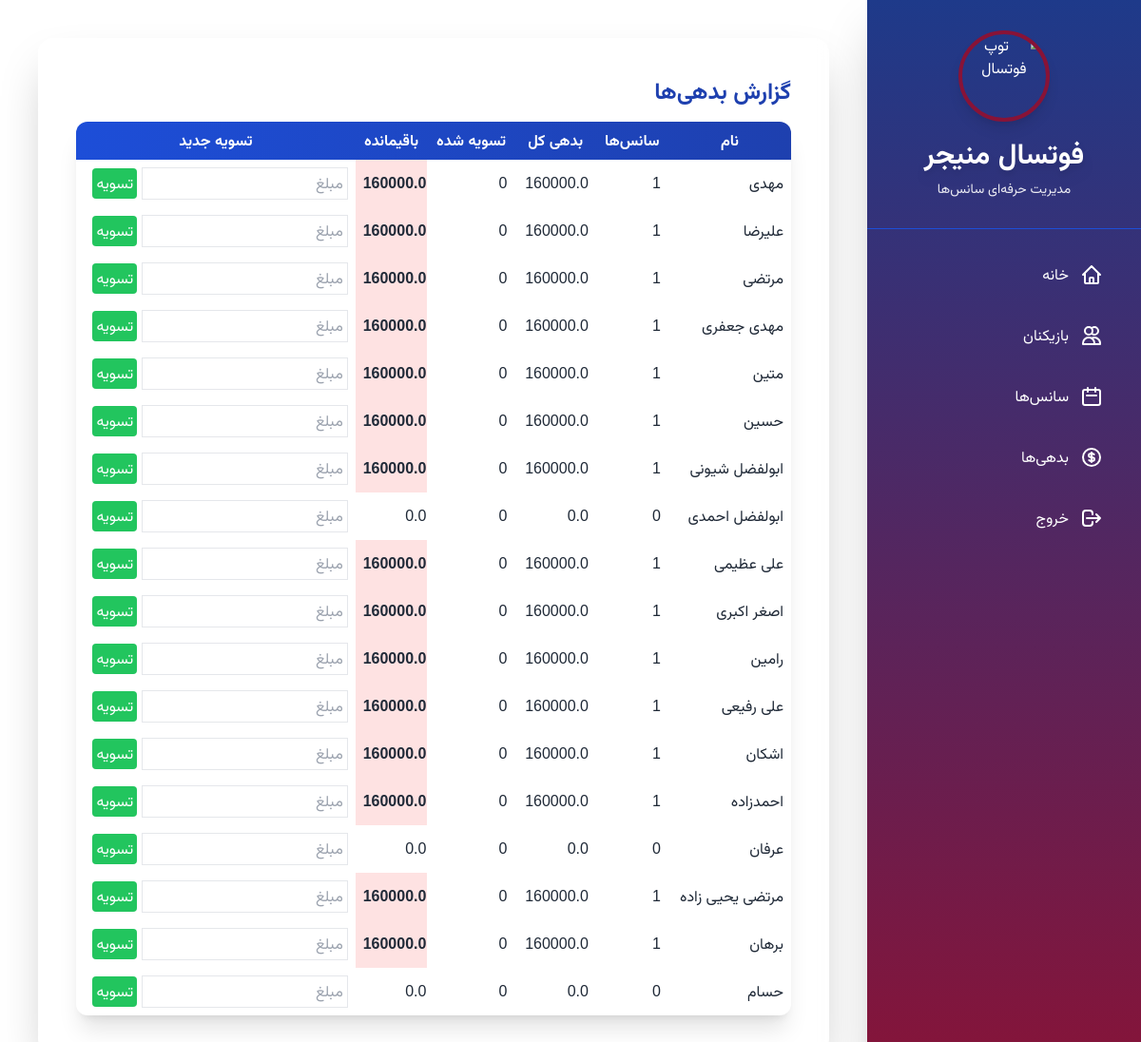
The page /debts (signed in) on the database its author committed.
### models.py (models this page shows)
class Player(SQLModel, table=True):
    id: Optional[int] = Field(default=None, primary_key=True)
    name: str
    level: str  # "guest", "normal", "permanent"

### main.py (the view)
@app.get("/debts", response_class=HTMLResponse)
def debts_page(request: Request, db: DBSession = Depends(get_session), user=Depends(get_current_user)):
    players = db.exec(select(Player)).all()
    sessions = db.exec(select(FSession)).all()
    payments = db.exec(select(Payment)).all()
    debts = {}
    for player in players:
        count = 0
        total_debt = 0.0  # float برای دقت بیشتر
        for s in sessions:
            player_ids = json.loads(s.players)  # لیست integerها
            if player.id in player_ids:  # مستقیم integer با integer چک کن
                count += 1
                total_debt += s.price
        paid = sum(p.amount for p in payments if p.player_id == player.id)
        debts[player.id] = {
            "count": count,
            "total_debt": total_debt,
            "paid": paid,
            "remaining": total_debt - paid
        }
    return templates.TemplateResponse("debts.html", {"request": request, "players": players, "debts": debts})

### templates/debts.html (shortened to what this page needs)
{% extends "base.html" %}
{% block content %}
<h2 class="text-2xl font-bold mb-4 text-blue-800">گزارش بدهی‌ها</h2>
<table class="w-full w-full bg-white shadow-xl rounded-xl overflow-hidden">
    <thead>
        <tr class="bg-gradient-to-r from-blue-700 to-blue-800 text-white">
            <th class="p-2">نام</th>
            <th class="p-2">سانس‌ها</th>
            <th class="p-2">بدهی کل</th>
            <th class="p-2">تسویه شده</th>
            <th class="p-2">باقیمانده</th>
            <th class="p-2">تسویه جدید</th>
        </tr>
    </thead>
    <tbody>
        {% for player in players %}
        {% set debt = debts[player.id] %}
        <tr>
            <td class="p-2">{{ player.name }}</td>
            <td class="p-2">{{ debt.count }}</td>
            <td class="p-2">{{ debt.total_debt }}</td>
            <td class="p-2">{{ debt.paid }}</td>
            <td {% if debt.remaining > 0 %}class="bg-red-100 font-bold"{% endif %}>{{ debt.remaining }}</td>
            <td class="p-2">
                <form method="post" action="/payments">
                    <input type="number" name="amount" placeholder="مبلغ" class="p-1 border">
                    <button type="submit" class="bg-green-500 text-white p-1 rounded">تسویه</button>
                </form>
            </td>
        </tr>
        {% endfor %}
    </tbody>
</table>
{% endblock %}

### templates/base.html (style rules this page uses)
body { background-image: url('https://wallpapers.com/images/hd/cool-football-stadium-spotlights-pnjw0muf781r1u4f.jpg'); background-size: cover; background-attachment: fixed; background-position: center; font-family: "Vazirmatn-Fontara", sans-serif; }

### rows shown on the page
Player: name "مهدی", count "1", total_debt "160000.0", paid "0", remaining "160000.0"
Player: name "علیرضا", count "1", total_debt "160000.0", paid "0", remaining "160000.0"
Player: name "مرتضی", count "1", total_debt "160000.0", paid "0", remaining "160000.0"
Player: name "مهدی جعفری", count "1", total_debt "160000.0", paid "0", remaining "160000.0"
Player: name "متین", count "1", total_debt "160000.0", paid "0", remaining "160000.0"
Player: name "حسین", count "1", total_debt "160000.0", paid "0", remaining "160000.0"
Player: name "ابولفضل شیونی", count "1", total_debt "160000.0", paid "0", remaining "160000.0"
Player: name "ابولفضل احمدی", count "0", total_debt "0.0", paid "0", remaining "0.0"
Player: name "علی عظیمی", count "1", total_debt "160000.0", paid "0", remaining "160000.0"
Player: name "اصغر اکبری", count "1", total_debt "160000.0", paid "0", remaining "160000.0"
Player: name "رامین", count "1", total_debt "160000.0", paid "0", remaining "160000.0"
Player: name "علی رفیعی", count "1", total_debt "160000.0", paid "0", remaining "160000.0"
Player: name "اشکان", count "1", total_debt "160000.0", paid "0", remaining "160000.0"
Player: name "احمدزاده", count "1", total_debt "160000.0", paid "0", remaining "160000.0"
Player: name "عرفان", count "0", total_debt "0.0", paid "0", remaining "0.0"
Player: name "مرتضی یحیی زاده", count "1", total_debt "160000.0", paid "0", remaining "160000.0"
Player: name "برهان", count "1", total_debt "160000.0", paid "0", remaining "160000.0"
Player: name "حسام", count "0", total_debt "0.0", paid "0", remaining "0.0"
